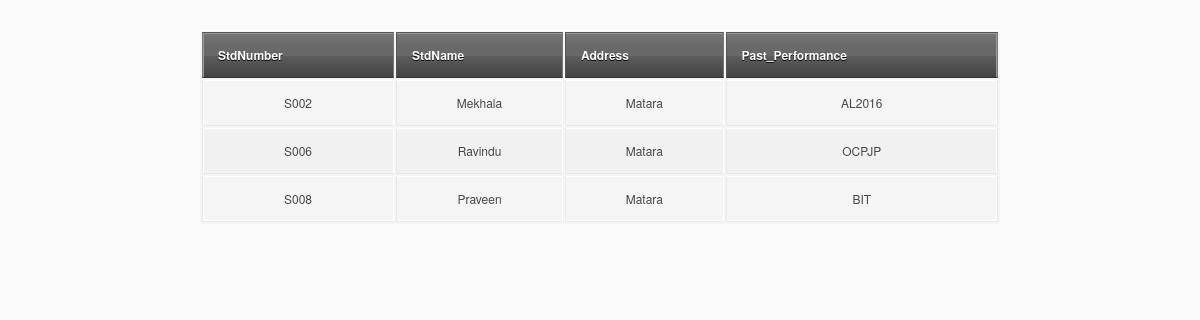
The page /query1.php on the database its author committed.
### tables this page shows
CREATE TABLE `student` (
  `StdNumber` varchar(10) NOT NULL,
  `StdName` varchar(20) NOT NULL,
  `Address` varchar(20) NOT NULL,
  `Past_Performance` varchar(20) NOT NULL
);

### query1.php (the view, shortened to what this page needs)
<?php
$dbcon = mysqli_connect("127.0.0.1","root","","institute1");
    $sql="SELECT * FROM student WHERE Address = 'Matara'";
    $result =mysqli_query($dbcon, $sql) or die(" error getting data".mysqli_error($dbcon));
    echo "<link rel='stylesheet' type='text/css' href='table.css' />";
    echo "<table>";
    echo "<tr><th>StdNumber</th><th>StdName</th><th>Address</th><th>Past_Performance</th></tr>";
    while ($row = mysqli_fetch_array($result)){
        echo '<tr><td align = "center">'.$row['StdNumber'].'</td><td align = "center">'.$row['StdName'].'</td><td align = "center">'.$row['Address'].'</td><td align = "center">'.$row['Past_Performance'].'</td></tr>';
    }
    echo "</table>";
?>

### table.css (style rules this page uses)
table { background: #f5f5f5; border-collapse: separate; box-shadow: inset 0 1px 0 #fff; font-size: 12px; line-height: 24px; margin: 30px auto; text-align: left; width: 800px; }
th { background: url(https://jackrugile.com/images/misc/noise-diagonal.png), linear-gradient(#777, #444); border-left: 1px solid #555; border-right: 1px solid #777; border-top: 1px solid #555; border-bottom: 1px solid #333; box-shadow: inset 0 1px 0 #999; color: #fff; font-weight: bold; padding: 10px 15px; position: relative; text-shadow: 0 1px 0 #000; }
th:after { background: linear-gradient(rgba(255,255,255,0), rgba(255,255,255,.08)); content: ''; display: block; height: 25%; left: 0; margin: 1px 0 0 0; position: absolute; top: 25%; width: 100%; }
th:first-child { border-left: 1px solid #777; box-shadow: inset 1px 1px 0 #999; }
th:last-child { box-shadow: inset -1px 1px 0 #999; }
td { border-right: 1px solid #fff; border-left: 1px solid #e8e8e8; border-top: 1px solid #fff; border-bottom: 1px solid #e8e8e8; padding: 10px 15px; position: relative; transition: all 300ms; }
td:first-child { box-shadow: inset 1px 0 0 #fff; }
td:last-child { border-right: 1px solid #e8e8e8; box-shadow: inset -1px 0 0 #fff; }
tr { background: url(https://jackrugile.com/images/misc/noise-diagonal.png); }
tr:nth-child(odd) td { background: #f1f1f1 url(https://jackrugile.com/images/misc/noise-diagonal.png); }
tr:last-of-type td { box-shadow: inset 0 -1px 0 #fff; }
tr:last-of-type td:first-child { box-shadow: inset 1px -1px 0 #fff; }
tr:last-of-type td:last-child { box-shadow: inset -1px -1px 0 #fff; }

### rows shown on the page
student: StdNumber "S002", StdName "Mekhala", Address "Matara", Past_Performance "AL2016"
student: StdNumber "S006", StdName "Ravindu", Address "Matara", Past_Performance "OCPJP"
student: StdNumber "S008", StdName "Praveen", Address "Matara", Past_Performance "BIT"
